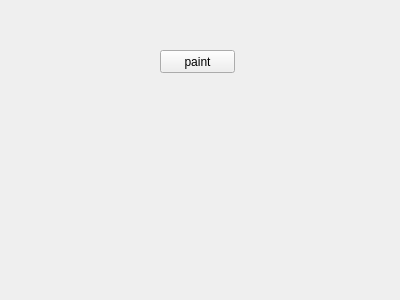
<?xml version="1.0" encoding="UTF-8"?>
<ui version="4.0">
 <class>Widget</class>
 <widget class="QWidget" name="Widget">
  <property name="geometry">
   <rect>
    <x>0</x>
    <y>0</y>
    <width>400</width>
    <height>300</height>
   </rect>
  </property>
  <property name="windowTitle">
   <string>Widget</string>
  </property>
  <widget class="QPushButton" name="pushButton">
   <property name="geometry">
    <rect>
     <x>160</x>
     <y>50</y>
     <width>75</width>
     <height>23</height>
    </rect>
   </property>
   <property name="text">
    <string>paint</string>
   </property>
  </widget>
 </widget>
 <layoutdefault spacing="6" margin="11"/>
 <resources/>
 <connections/>
</ui>
